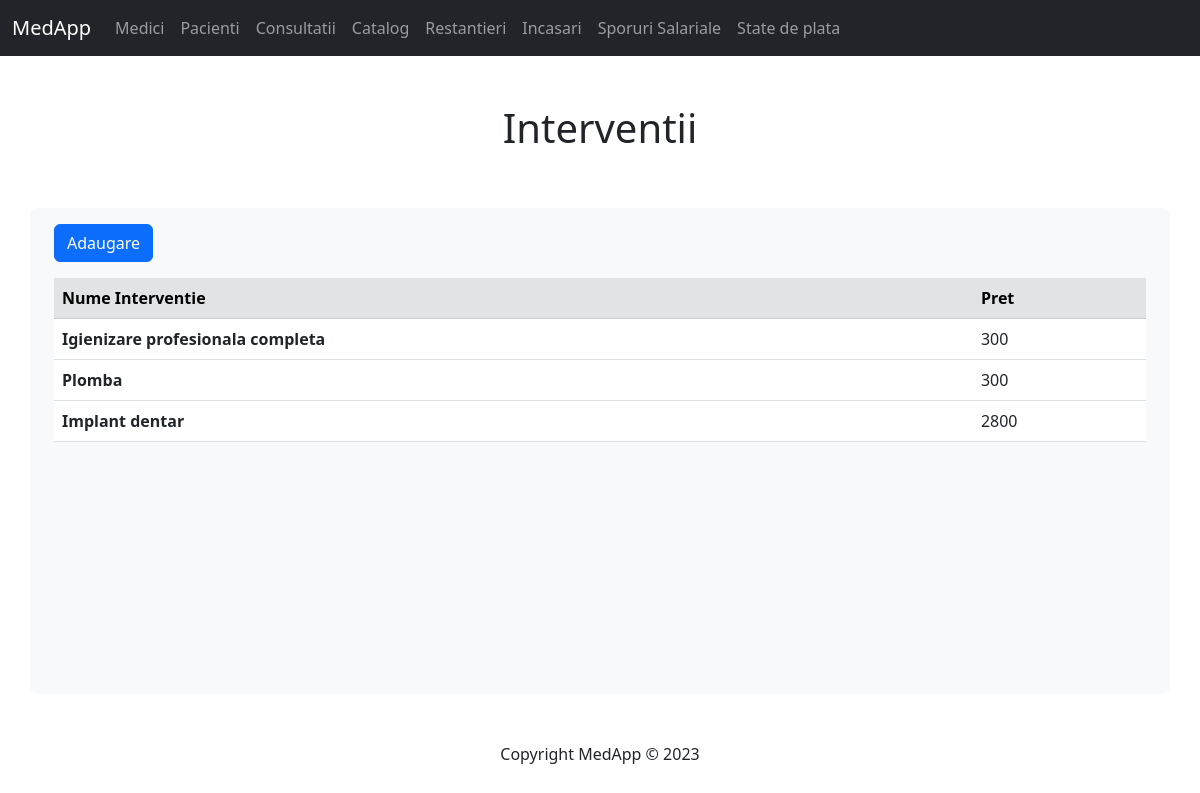
/display/interventii.php?id=1, run on the app's committed database.
### tables this page shows
CREATE TABLE catalog (
    id INT PRIMARY KEY AUTO_INCREMENT,
    nume_interventie VARCHAR(100),
    cost_materiale INT,
    pret_manopera INT,
    pret_total INT
);

### php/interventie_code.php (called while the page is built, shortened)
<?php
include($_SERVER['DOCUMENT_ROOT'] . '/medapp/inc/db.php');
$select = "SELECT catalog.nume_interventie, catalog.pret_total FROM interventii LEFT JOIN catalog ON interventii.id_catalog = catalog.id WHERE interventii.id_consultatie = " . $_SESSION['idCons'];
$rezultatSelect = mysqli_query($conn, $select);
?>

### display/interventii.php (the view)
<?php
    include($_SERVER['DOCUMENT_ROOT'] . '/medapp/inc/header.php');
    include($_SERVER['DOCUMENT_ROOT'] . '/medapp/php/interventie_code.php');
?>
<a href="../forms/interventie_form.php">
    <button class="btn btn-primary">Adaugare</button>
</a>
<div class="tableFixed mt-3">
    <table class="table table-hover">
        <thead class="table-secondary">
            <tr>
                <th scope="col">Nume Interventie</th>
                <th scope="col">Pret</th>
            </tr>
        </thead>
        <tbody>
            <?php
                if($rezultatSelect) {
                    while($rand = mysqli_fetch_assoc($rezultatSelect)) {
                        $nume = $rand['nume_interventie'];
                        $pret = $rand['pret_total'];
                        echo "<tr>
                                <th scope='row'>$nume</th>
                                <td>$pret</td>
                            </tr>"
                        ;
                    }
                }
            ?>
        </tbody>
    </table>
</div>
<?php include($_SERVER['DOCUMENT_ROOT'] . '/medapp/inc/footer.php'); ?>

### inc/styles.css (style rules this page uses)
.tableFixed { overflow: auto; height: 50vh; }
.tableFixed thead th { position: sticky; top: 0; }

### data on the page
catalog: nume_interventie "Igienizare profesionala completa", pret_total "300"
catalog: nume_interventie "Plomba", pret_total "300"
catalog: nume_interventie "Implant dentar", pret_total "2800"
